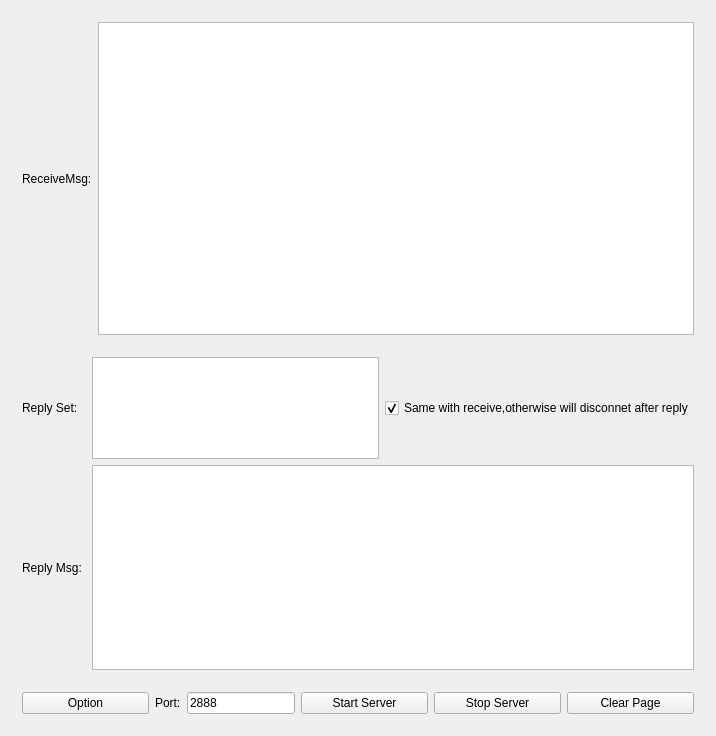
<?xml version="1.0" encoding="UTF-8"?>
<ui version="4.0">
 <class>SendMsgServerClass</class>
 <widget class="QMainWindow" name="SendMsgServerClass">
  <property name="geometry">
   <rect>
    <x>0</x>
    <y>0</y>
    <width>716</width>
    <height>736</height>
   </rect>
  </property>
  <property name="windowTitle">
   <string>SendMsgServer</string>
  </property>
  <widget class="QWidget" name="centralWidget">
   <layout class="QHBoxLayout" name="mainLayout">
    <item>
     <widget class="QWidget" name="leftWidget" native="true">
      <layout class="QVBoxLayout" name="verticalLayout" stretch="2,2,0">
       <property name="spacing">
        <number>0</number>
       </property>
       <property name="leftMargin">
        <number>0</number>
       </property>
       <property name="topMargin">
        <number>0</number>
       </property>
       <property name="rightMargin">
        <number>0</number>
       </property>
       <property name="bottomMargin">
        <number>0</number>
       </property>
       <item>
        <widget class="QWidget" name="ReceiveWidget" native="true">
         <layout class="QHBoxLayout" name="horizontalLayout">
          <item>
           <widget class="QLabel" name="label">
            <property name="text">
             <string>ReceiveMsg:</string>
            </property>
           </widget>
          </item>
          <item>
           <widget class="QTextBrowser" name="textReceive"/>
          </item>
         </layout>
        </widget>
       </item>
       <item>
        <widget class="QWidget" name="ReplyWidget" native="true">
         <layout class="QGridLayout" name="gridLayout" rowstretch="1,2">
          <item row="0" column="2">
           <widget class="QTextEdit" name="textRplySet"/>
          </item>
          <item row="1" column="2" colspan="2">
           <widget class="QTextEdit" name="textReply"/>
          </item>
          <item row="1" column="0">
           <widget class="QLabel" name="label_2">
            <property name="text">
             <string>Reply Msg: </string>
            </property>
           </widget>
          </item>
          <item row="0" column="0">
           <widget class="QLabel" name="label_4">
            <property name="text">
             <string>Reply Set: </string>
            </property>
           </widget>
          </item>
          <item row="0" column="3">
           <widget class="QCheckBox" name="checkReplySet">
            <property name="text">
             <string>Same with receive,otherwise will disconnet after reply</string>
            </property>
            <property name="checked">
             <bool>true</bool>
            </property>
           </widget>
          </item>
         </layout>
        </widget>
       </item>
       <item>
        <widget class="QWidget" name="BottomWidget" native="true">
         <layout class="QHBoxLayout" name="horizontalLayout_3">
          <item>
           <widget class="QPushButton" name="btnOption">
            <property name="text">
             <string>Option</string>
            </property>
           </widget>
          </item>
          <item>
           <widget class="QLabel" name="label_3">
            <property name="sizePolicy">
             <sizepolicy hsizetype="Fixed" vsizetype="Preferred">
              <horstretch>0</horstretch>
              <verstretch>0</verstretch>
             </sizepolicy>
            </property>
            <property name="text">
             <string>Port:</string>
            </property>
           </widget>
          </item>
          <item>
           <widget class="QLineEdit" name="editPort">
            <property name="sizePolicy">
             <sizepolicy hsizetype="Fixed" vsizetype="Fixed">
              <horstretch>0</horstretch>
              <verstretch>0</verstretch>
             </sizepolicy>
            </property>
            <property name="text">
             <string>2888</string>
            </property>
           </widget>
          </item>
          <item>
           <widget class="QPushButton" name="btnStart">
            <property name="text">
             <string>Start Server</string>
            </property>
           </widget>
          </item>
          <item>
           <widget class="QPushButton" name="btnStop">
            <property name="text">
             <string>Stop Server</string>
            </property>
           </widget>
          </item>
          <item>
           <widget class="QPushButton" name="btnClear">
            <property name="text">
             <string>Clear Page</string>
            </property>
           </widget>
          </item>
         </layout>
        </widget>
       </item>
      </layout>
     </widget>
    </item>
   </layout>
  </widget>
  <action name="actionStart_Server">
   <property name="text">
    <string>Start Server</string>
   </property>
  </action>
  <action name="actionStopServer">
   <property name="text">
    <string>StopServer</string>
   </property>
  </action>
  <action name="actionChange_Reply_Message">
   <property name="text">
    <string>Change Reply Message</string>
   </property>
  </action>
  <action name="actionClear_Receive_Message">
   <property name="text">
    <string>Clear Receive Message</string>
   </property>
  </action>
 </widget>
 <layoutdefault spacing="6" margin="11"/>
 <resources>
  <include location="sendmsgserver.qrc"/>
 </resources>
 <connections/>
</ui>
